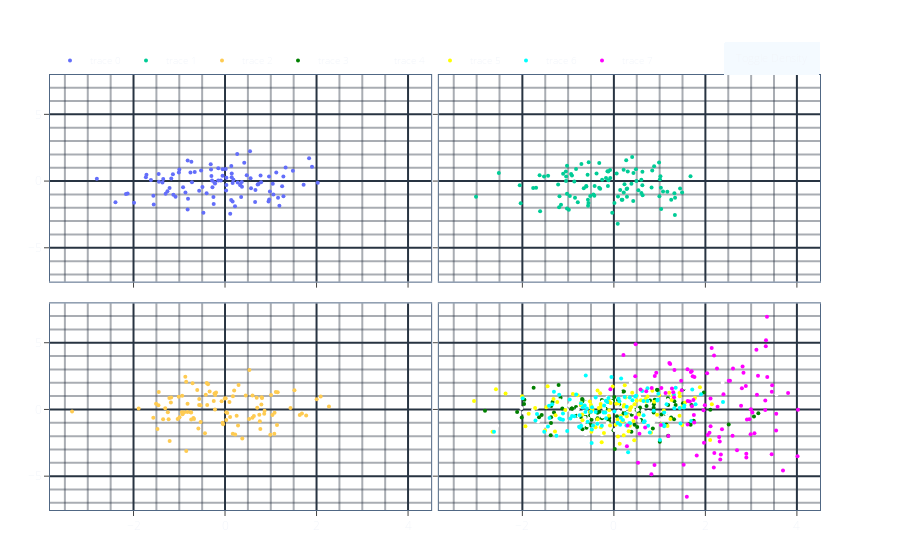

Notebook cell for this chart:
### Code cell
import numpy as np
import plotly.graph_objects as go

from mayutils.visualisation.graphs import (
    Plot,
    PlotConfig,
    Scatter,
    SubPlot,
    SubPlotConfig,
    TracesConfig,
)

SubPlot(
    description="",
    subplot_config=SubPlotConfig(
        (
            (
                PlotConfig.from_trace(
                    trace=Scatter(
                        x=np.random.normal(size=100), y=np.random.normal(size=100)
                    )
                ),
                PlotConfig.from_trace(
                    trace=Scatter(
                        x=np.random.normal(size=100), y=np.random.normal(size=100)
                    )
                ),
            ),
            (
                PlotConfig.from_trace(
                    trace=Scatter(
                        x=np.random.normal(size=100), y=np.random.normal(size=100)
                    )
                ),
                PlotConfig(
                    yaxes_configs=(
                        TracesConfig(
                            traces=(
                                Scatter(
                                    x=np.random.normal(size=100),
                                    y=np.random.normal(size=100),
                                    marker_color="green",
                                ),
                                Scatter(
                                    x=np.random.normal(size=100),
                                    y=np.random.normal(size=100),
                                    marker_color="white",
                                ),
                                Scatter(
                                    x=np.random.normal(size=100),
                                    y=np.random.normal(size=100),
                                    marker_color="yellow",
                                ),
                                Scatter(
                                    x=np.random.normal(size=100),
                                    y=np.random.normal(size=100),
                                    marker_color="cyan",
                                ),
                                Scatter(
                                    x=np.random.normal(loc=2, size=100),
                                    y=np.random.normal(scale=3, size=100),
                                    marker_color="magenta",
                                ),
                            )
                        ),
                    )
                ),
            ),
        )
    ),
).add_defaults()
